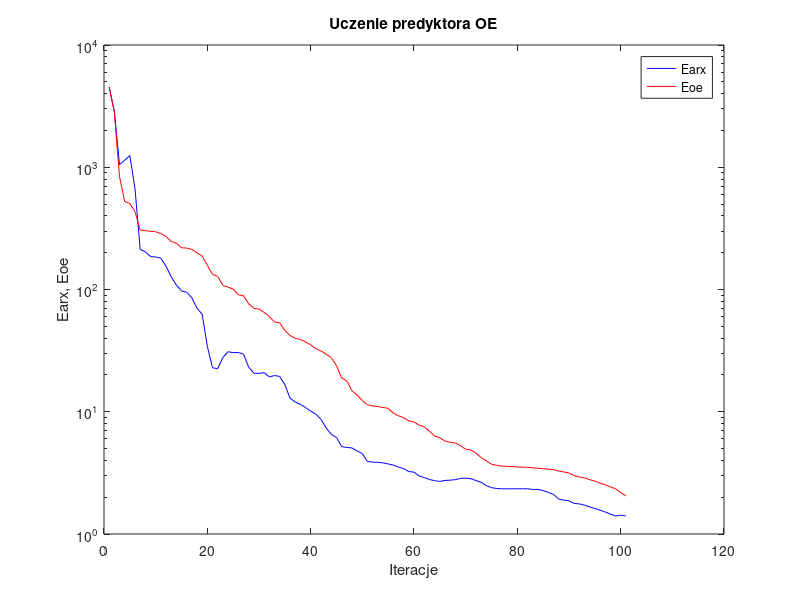
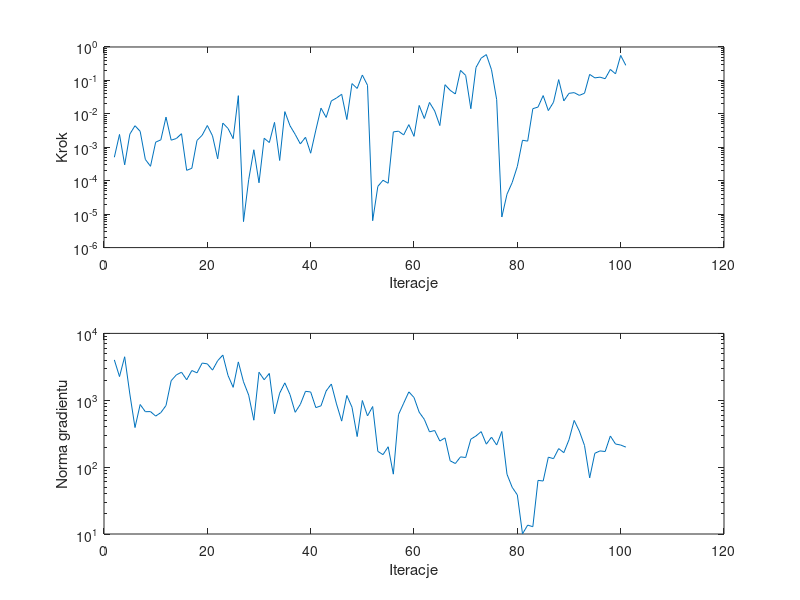

Write MATLAB code to recreate these figures, in order.
%uczenie predyktora oe
clear all;
n=0; farx(n+1)=4.526093e+003; foe(n+1)=4.558402e+003; wspucz(n+1)=0.000000e+000; ng(n+1)=0.000000e+000;
%odnowa zmiennej metryki
n=1; farx(n+1)=2.870437e+003; foe(n+1)=2.821747e+003; krok(n+1)=5.033545e-004; ng(n+1)=4.012720e+003;
n=2; farx(n+1)=1.050398e+003; foe(n+1)=8.399679e+002; krok(n+1)=2.420908e-003; ng(n+1)=2.261255e+003;
n=3; farx(n+1)=1.141835e+003; foe(n+1)=5.246296e+002; krok(n+1)=2.989017e-004; ng(n+1)=4.471857e+003;
n=4; farx(n+1)=1.247309e+003; foe(n+1)=5.050261e+002; krok(n+1)=2.472310e-003; ng(n+1)=1.240052e+003;
n=5; farx(n+1)=6.693439e+002; foe(n+1)=4.340593e+002; krok(n+1)=4.419773e-003; ng(n+1)=3.907222e+002;
n=6; farx(n+1)=2.128992e+002; foe(n+1)=3.072740e+002; krok(n+1)=2.999882e-003; ng(n+1)=8.644978e+002;
n=7; farx(n+1)=2.032839e+002; foe(n+1)=3.028252e+002; krok(n+1)=4.343961e-004; ng(n+1)=6.746342e+002;
n=8; farx(n+1)=1.862008e+002; foe(n+1)=2.992386e+002; krok(n+1)=2.702490e-004; ng(n+1)=6.769254e+002;
n=9; farx(n+1)=1.845713e+002; foe(n+1)=2.970270e+002; krok(n+1)=1.424799e-003; ng(n+1)=5.799013e+002;
n=10; farx(n+1)=1.805221e+002; foe(n+1)=2.869700e+002; krok(n+1)=1.670300e-003; ng(n+1)=6.537594e+002;
n=11; farx(n+1)=1.550680e+002; foe(n+1)=2.716689e+002; krok(n+1)=7.993461e-003; ng(n+1)=8.341905e+002;
n=12; farx(n+1)=1.270408e+002; foe(n+1)=2.471860e+002; krok(n+1)=1.632192e-003; ng(n+1)=1.960657e+003;
n=13; farx(n+1)=1.088928e+002; foe(n+1)=2.391630e+002; krok(n+1)=1.830478e-003; ng(n+1)=2.395274e+003;
n=14; farx(n+1)=9.730085e+001; foe(n+1)=2.196970e+002; krok(n+1)=2.548617e-003; ng(n+1)=2.627939e+003;
n=15; farx(n+1)=9.501205e+001; foe(n+1)=2.182009e+002; krok(n+1)=2.044712e-004; ng(n+1)=2.024258e+003;
n=16; farx(n+1)=8.566805e+001; foe(n+1)=2.127950e+002; krok(n+1)=2.353374e-004; ng(n+1)=2.782497e+003;
n=17; farx(n+1)=7.045325e+001; foe(n+1)=1.991323e+002; krok(n+1)=1.605669e-003; ng(n+1)=2.570564e+003;
n=18; farx(n+1)=6.264235e+001; foe(n+1)=1.877987e+002; krok(n+1)=2.298967e-003; ng(n+1)=3.600141e+003;
n=19; farx(n+1)=3.431725e+001; foe(n+1)=1.577081e+002; krok(n+1)=4.481633e-003; ng(n+1)=3.500409e+003;
n=20; farx(n+1)=2.290342e+001; foe(n+1)=1.330947e+002; krok(n+1)=2.201622e-003; ng(n+1)=2.822656e+003;
n=21; farx(n+1)=2.252263e+001; foe(n+1)=1.282082e+002; krok(n+1)=4.526501e-004; ng(n+1)=3.904027e+003;
n=22; farx(n+1)=2.774506e+001; foe(n+1)=1.080494e+002; krok(n+1)=5.294040e-003; ng(n+1)=4.742088e+003;
n=23; farx(n+1)=3.098272e+001; foe(n+1)=1.046621e+002; krok(n+1)=3.671029e-003; ng(n+1)=2.353026e+003;
n=24; farx(n+1)=3.044480e+001; foe(n+1)=1.006401e+002; krok(n+1)=1.812955e-003; ng(n+1)=1.560130e+003;
n=25; farx(n+1)=3.053476e+001; foe(n+1)=9.054971e+001; krok(n+1)=3.500452e-002; ng(n+1)=3.745937e+003;
%odnowa zmiennej metryki
n=26; farx(n+1)=2.963641e+001; foe(n+1)=8.891588e+001; krok(n+1)=5.990602e-006; ng(n+1)=1.888212e+003;
n=27; farx(n+1)=2.318955e+001; foe(n+1)=7.651362e+001; krok(n+1)=1.070782e-004; ng(n+1)=1.195406e+003;
n=28; farx(n+1)=2.067263e+001; foe(n+1)=7.013648e+001; krok(n+1)=8.432951e-004; ng(n+1)=5.031701e+002;
n=29; farx(n+1)=2.060222e+001; foe(n+1)=6.913043e+001; krok(n+1)=8.683747e-005; ng(n+1)=2.624826e+003;
n=30; farx(n+1)=2.088200e+001; foe(n+1)=6.497619e+001; krok(n+1)=1.861026e-003; ng(n+1)=2.027264e+003;
n=31; farx(n+1)=1.926513e+001; foe(n+1)=6.014891e+001; krok(n+1)=1.387045e-003; ng(n+1)=2.518947e+003;
n=32; farx(n+1)=1.978038e+001; foe(n+1)=5.416014e+001; krok(n+1)=5.557598e-003; ng(n+1)=6.277520e+002;
n=33; farx(n+1)=1.944959e+001; foe(n+1)=5.340641e+001; krok(n+1)=4.031350e-004; ng(n+1)=1.276902e+003;
n=34; farx(n+1)=1.667937e+001; foe(n+1)=4.621542e+001; krok(n+1)=1.165911e-002; ng(n+1)=1.820916e+003;
n=35; farx(n+1)=1.291996e+001; foe(n+1)=4.211445e+001; krok(n+1)=4.419773e-003; ng(n+1)=1.216288e+003;
n=36; farx(n+1)=1.202931e+001; foe(n+1)=3.983131e+001; krok(n+1)=2.437335e-003; ng(n+1)=6.606476e+002;
n=37; farx(n+1)=1.148312e+001; foe(n+1)=3.906637e+001; krok(n+1)=1.260746e-003; ng(n+1)=8.689498e+002;
n=38; farx(n+1)=1.084157e+001; foe(n+1)=3.725489e+001; krok(n+1)=1.995393e-003; ng(n+1)=1.360951e+003;
n=39; farx(n+1)=1.012385e+001; foe(n+1)=3.528267e+001; krok(n+1)=6.650130e-004; ng(n+1)=1.329872e+003;
n=40; farx(n+1)=9.559083e+000; foe(n+1)=3.282697e+001; krok(n+1)=3.262529e-003; ng(n+1)=7.764433e+002;
n=41; farx(n+1)=8.671346e+000; foe(n+1)=3.140161e+001; krok(n+1)=1.481850e-002; ng(n+1)=8.258893e+002;
n=42; farx(n+1)=7.368471e+000; foe(n+1)=2.958729e+001; krok(n+1)=7.825027e-003; ng(n+1)=1.378046e+003;
n=43; farx(n+1)=6.528741e+000; foe(n+1)=2.770763e+001; krok(n+1)=2.439969e-002; ng(n+1)=1.751572e+003;
n=44; farx(n+1)=6.170581e+000; foe(n+1)=2.376319e+001; krok(n+1)=2.977641e-002; ng(n+1)=8.806945e+002;
n=45; farx(n+1)=5.184351e+000; foe(n+1)=1.890197e+001; krok(n+1)=3.854743e-002; ng(n+1)=4.876178e+002;
n=46; farx(n+1)=5.106183e+000; foe(n+1)=1.789438e+001; krok(n+1)=6.764823e-003; ng(n+1)=1.180240e+003;
n=47; farx(n+1)=5.058087e+000; foe(n+1)=1.481027e+001; krok(n+1)=8.035594e-002; ng(n+1)=7.863841e+002;
n=48; farx(n+1)=4.779521e+000; foe(n+1)=1.372268e+001; krok(n+1)=5.753341e-002; ng(n+1)=2.865279e+002;
n=49; farx(n+1)=4.539951e+000; foe(n+1)=1.232136e+001; krok(n+1)=1.452529e-001; ng(n+1)=9.914618e+002;
n=50; farx(n+1)=3.917222e+000; foe(n+1)=1.140074e+001; krok(n+1)=7.165516e-002; ng(n+1)=5.837953e+002;
%odnowa zmiennej metryki
n=51; farx(n+1)=3.874938e+000; foe(n+1)=1.116223e+001; krok(n+1)=6.370154e-006; ng(n+1)=8.061309e+002;
n=52; farx(n+1)=3.854316e+000; foe(n+1)=1.103583e+001; krok(n+1)=6.756687e-005; ng(n+1)=1.720660e+002;
n=53; farx(n+1)=3.818454e+000; foe(n+1)=1.084784e+001; krok(n+1)=1.032442e-004; ng(n+1)=1.538228e+002;
n=54; farx(n+1)=3.740755e+000; foe(n+1)=1.065927e+001; krok(n+1)=8.414879e-005; ng(n+1)=2.017125e+002;
n=55; farx(n+1)=3.662319e+000; foe(n+1)=9.746509e+000; krok(n+1)=2.885366e-003; ng(n+1)=7.853954e+001;
n=56; farx(n+1)=3.525689e+000; foe(n+1)=9.267215e+000; krok(n+1)=3.032635e-003; ng(n+1)=6.106512e+002;
n=57; farx(n+1)=3.427947e+000; foe(n+1)=8.947023e+000; krok(n+1)=2.339183e-003; ng(n+1)=9.032109e+002;
n=58; farx(n+1)=3.241840e+000; foe(n+1)=8.422282e+000; krok(n+1)=4.762275e-003; ng(n+1)=1.335059e+003;
n=59; farx(n+1)=3.209396e+000; foe(n+1)=8.250898e+000; krok(n+1)=2.123614e-003; ng(n+1)=1.100493e+003;
n=60; farx(n+1)=2.980298e+000; foe(n+1)=7.778961e+000; krok(n+1)=1.785641e-002; ng(n+1)=6.634716e+002;
n=61; farx(n+1)=2.893586e+000; foe(n+1)=7.515559e+000; krok(n+1)=7.251821e-003; ng(n+1)=5.177479e+002;
n=62; farx(n+1)=2.790776e+000; foe(n+1)=6.939906e+000; krok(n+1)=2.194150e-002; ng(n+1)=3.369969e+002;
n=63; farx(n+1)=2.731071e+000; foe(n+1)=6.335303e+000; krok(n+1)=1.223774e-002; ng(n+1)=3.531253e+002;
n=64; farx(n+1)=2.692820e+000; foe(n+1)=6.133223e+000; krok(n+1)=4.464645e-003; ng(n+1)=2.454383e+002;
n=65; farx(n+1)=2.743484e+000; foe(n+1)=5.753257e+000; krok(n+1)=7.453689e-002; ng(n+1)=2.737835e+002;
n=66; farx(n+1)=2.756008e+000; foe(n+1)=5.628105e+000; krok(n+1)=5.055608e-002; ng(n+1)=1.243886e+002;
n=67; farx(n+1)=2.785567e+000; foe(n+1)=5.540350e+000; krok(n+1)=3.929724e-002; ng(n+1)=1.131981e+002;
n=68; farx(n+1)=2.851829e+000; foe(n+1)=5.289558e+000; krok(n+1)=1.998171e-001; ng(n+1)=1.423865e+002;
n=69; farx(n+1)=2.866640e+000; foe(n+1)=4.929145e+000; krok(n+1)=1.414327e-001; ng(n+1)=1.392053e+002;
n=70; farx(n+1)=2.834452e+000; foe(n+1)=4.870735e+000; krok(n+1)=1.423591e-002; ng(n+1)=2.619804e+002;
n=71; farx(n+1)=2.736783e+000; foe(n+1)=4.582157e+000; krok(n+1)=2.442288e-001; ng(n+1)=2.925666e+002;
n=72; farx(n+1)=2.644528e+000; foe(n+1)=4.211358e+000; krok(n+1)=4.635137e-001; ng(n+1)=3.397254e+002;
n=73; farx(n+1)=2.484701e+000; foe(n+1)=3.959134e+000; krok(n+1)=5.918768e-001; ng(n+1)=2.206415e+002;
n=74; farx(n+1)=2.395722e+000; foe(n+1)=3.722495e+000; krok(n+1)=2.085241e-001; ng(n+1)=2.807038e+002;
n=75; farx(n+1)=2.355355e+000; foe(n+1)=3.649166e+000; krok(n+1)=2.667694e-002; ng(n+1)=2.143138e+002;
%odnowa zmiennej metryki
n=76; farx(n+1)=2.342675e+000; foe(n+1)=3.594538e+000; krok(n+1)=8.229150e-006; ng(n+1)=3.410880e+002;
n=77; farx(n+1)=2.341548e+000; foe(n+1)=3.575410e+000; krok(n+1)=3.955346e-005; ng(n+1)=7.818563e+001;
n=78; farx(n+1)=2.345233e+000; foe(n+1)=3.559401e+000; krok(n+1)=8.799071e-005; ng(n+1)=4.997000e+001;
n=79; farx(n+1)=2.344031e+000; foe(n+1)=3.534861e+000; krok(n+1)=2.674427e-004; ng(n+1)=3.842023e+001;
n=80; farx(n+1)=2.342029e+000; foe(n+1)=3.525800e+000; krok(n+1)=1.621288e-003; ng(n+1)=1.004760e+001;
n=81; farx(n+1)=2.346644e+000; foe(n+1)=3.508207e+000; krok(n+1)=1.529718e-003; ng(n+1)=1.358013e+001;
n=82; farx(n+1)=2.314091e+000; foe(n+1)=3.479187e+000; krok(n+1)=1.428969e-002; ng(n+1)=1.285754e+001;
n=83; farx(n+1)=2.316269e+000; foe(n+1)=3.452553e+000; krok(n+1)=1.596002e-002; ng(n+1)=6.336539e+001;
n=84; farx(n+1)=2.263348e+000; foe(n+1)=3.415543e+000; krok(n+1)=3.519888e-002; ng(n+1)=6.206996e+001;
n=85; farx(n+1)=2.188517e+000; foe(n+1)=3.394275e+000; krok(n+1)=1.251384e-002; ng(n+1)=1.409139e+002;
n=86; farx(n+1)=2.108656e+000; foe(n+1)=3.361892e+000; krok(n+1)=2.223039e-002; ng(n+1)=1.339488e+002;
n=87; farx(n+1)=1.933732e+000; foe(n+1)=3.269099e+000; krok(n+1)=1.057221e-001; ng(n+1)=1.893316e+002;
n=88; farx(n+1)=1.892093e+000; foe(n+1)=3.220190e+000; krok(n+1)=2.440235e-002; ng(n+1)=1.646039e+002;
n=89; farx(n+1)=1.868091e+000; foe(n+1)=3.154022e+000; krok(n+1)=4.109961e-002; ng(n+1)=2.570766e+002;
n=90; farx(n+1)=1.778762e+000; foe(n+1)=3.007277e+000; krok(n+1)=4.312599e-002; ng(n+1)=4.994844e+002;
n=91; farx(n+1)=1.763715e+000; foe(n+1)=2.925155e+000; krok(n+1)=3.571281e-002; ng(n+1)=3.461656e+002;
n=92; farx(n+1)=1.723046e+000; foe(n+1)=2.879794e+000; krok(n+1)=4.134280e-002; ng(n+1)=2.109778e+002;
n=93; farx(n+1)=1.666188e+000; foe(n+1)=2.783205e+000; krok(n+1)=1.515816e-001; ng(n+1)=6.905217e+001;
n=94; farx(n+1)=1.617070e+000; foe(n+1)=2.712289e+000; krok(n+1)=1.191056e-001; ng(n+1)=1.611794e+002;
n=95; farx(n+1)=1.564924e+000; foe(n+1)=2.607159e+000; krok(n+1)=1.252004e-001; ng(n+1)=1.748657e+002;
n=96; farx(n+1)=1.514959e+000; foe(n+1)=2.531991e+000; krok(n+1)=1.124683e-001; ng(n+1)=1.711008e+002;
n=97; farx(n+1)=1.455737e+000; foe(n+1)=2.428343e+000; krok(n+1)=2.134155e-001; ng(n+1)=2.922597e+002;
n=98; farx(n+1)=1.403153e+000; foe(n+1)=2.342869e+000; krok(n+1)=1.573255e-001; ng(n+1)=2.217693e+002;
n=99; farx(n+1)=1.425562e+000; foe(n+1)=2.183765e+000; krok(n+1)=5.596492e-001; ng(n+1)=2.140424e+002;
n=100; farx(n+1)=1.405694e+000; foe(n+1)=2.044764e+000; krok(n+1)=2.821404e-001; ng(n+1)=1.992308e+002;

figure; semilogy(farx,'b'); hold on; semilogy(foe,'r'); xlabel('Iteracje'); ylabel('Earx, Eoe'); legend('Earx','Eoe'); title('Uczenie predyktora OE');
figure; subplot(2,1,1); semilogy(krok); xlabel('Iteracje'); ylabel('Krok');
subplot(2,1,2); semilogy(ng); xlabel('Iteracje'); ylabel('Norma gradientu');
Earx=farx(n+1)
Eoe=foe(n+1)
